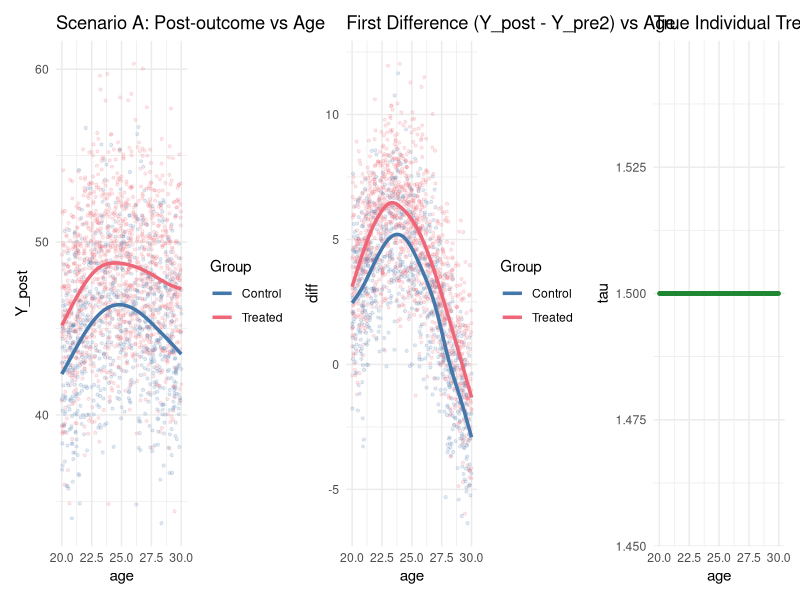

Write the R code that produced this figure.
# =============================================================================
# simulate_data.R
# Nonlinear DID Project — Geminos Team
#
# PURPOSE: Generate synthetic panel datasets used in the DID method comparison.
#          Produces two scenarios:
#            - Scenario A: moderate nonlinearity (saved as synthetic_data.csv)
#            - Scenario B: strong selection + covariate interactions (stress test)
#                          (saved as stress_data.csv)
#
# OUTPUTS:
#   synthetic_data.csv   — baseline DGP (n = 2000)
#   stress_data.csv      — stress-test DGP (n = 2000)
#
# NOTATION:
#   n            : sample size
#   age          : continuous covariate, Uniform(20, 30)
#   genre_pref   : categorical covariate (Action / Drama / Comedy / SciFi / Romance)
#   major_release: categorical covariate (sports / politics / celebrity / tech / news)
#   genre_num    : integer encoding of genre_pref
#   release_num  : integer encoding of major_release
#   ps_true      : true propensity score P(D=1 | X), nonlinear in X
#   D            : binary treatment indicator, D ~ Bernoulli(ps_true)
#   Y_pre1       : outcome at t = -1 (pre-pre period)
#   Y_pre2       : outcome at t =  0 (pre period)
#   Y_post       : outcome at t =  1 (post period)
#   diff         : first difference Y_post - Y_pre2
#   tau          : individual treatment effect (tau_i = 1.5 in Scenario A)
#   ETT_true     : average tau_i among treated units — the estimand of interest
# =============================================================================

library(ggplot2)
library(tidyverse)
library(patchwork)

set.seed(42)


# -----------------------------------------------------------------------------
# SCENARIO A: Moderate nonlinearity
# -----------------------------------------------------------------------------

n <- 2000

# ── Covariates ──────────────────────────────────────────────────────────────
age           <- runif(n, 20, 30)
genre_pref    <- sample(c("Action", "Drama", "Comedy", "SciFi", "Romance"),
                        n, replace = TRUE)
major_release <- sample(c("sports", "politics", "celebrity", "tech", "news"),
                        n, replace = TRUE)

genre_num   <- as.numeric(factor(genre_pref))   # 1–5 integer encoding
release_num <- as.numeric(factor(major_release)) # 1–5 integer encoding

# ── Nonlinear propensity score P(D=1 | X) ───────────────────────────────────
# Logistic model with nonlinear and interaction terms.
# plogis() is the inverse-logit (sigmoid) function.
linpred <-
  0.5  * sin(age / 3) +
  0.3  * (genre_num^2) / 10 +
 -0.4  * log(release_num + 1) +
  0.2  * (age * genre_num) / 30

ps_true <- plogis(linpred)
D       <- rbinom(n, 1, ps_true)

# ── Pre-period outcomes (nonlinear in X) ────────────────────────────────────
Y_pre1 <-
   2   * sin(age / 4) +
   0.5 * genre_num^1.5 +
  -0.3 * release_num^2 / 5 +
   rnorm(n, 0, 2) + 30

Y_pre2 <-
   3   * sin(age / 5) +
   0.7 * genre_num^1.5 +
  -0.4 * release_num^2 / 5 +
   0.5 * age +
   rnorm(n, 0, 2) + 30

# ── Homogeneous treatment effect tau_i = 1.5 ────────────────────────────────
# Coefficients on sin(age/2) and genre indicators are set to 0 here;
# they can be changed to induce heterogeneous effects.
tau <- 1.5 +
  0 * sin(age / 2) +
  0 * (genre_num == 1) +   # Action
  0 * (genre_num == 2)     # Drama

ETT_true <- mean(tau[D == 1])
cat("Scenario A — True ETT (treated units only):", round(ETT_true, 4), "\n")

# ── Post-period outcome ──────────────────────────────────────────────────────
# The nonlinear term 5*sin(age/3) represents time-varying confounding that
# affects both groups equally — it does NOT violate conditional parallel trends.
Y_post <-
  Y_pre2 +
  tau * D +
  5 * sin(age / 3) +
  rnorm(n, 0, 2)

# ── Assemble and save ────────────────────────────────────────────────────────
data <- data.frame(
  age, genre_pref, major_release,
  genre_num, release_num,
  D, ps_true,
  Y_pre1, Y_pre2, Y_post,
  diff = Y_post - Y_pre2,
  tau
)

write.csv(data, "synthetic_data.csv", row.names = FALSE)
cat("Saved: synthetic_data.csv\n\n")

# ── Exploratory plots ────────────────────────────────────────────────────────
p1 <- ggplot(data, aes(x = age, y = Y_post, color = factor(D))) +
  geom_point(alpha = 0.15, size = 0.8) +
  geom_smooth(se = FALSE, linewidth = 1.2) +
  scale_color_manual(values = c("#4477AA", "#EE6677"),
                     labels = c("Control", "Treated")) +
  labs(title = "Scenario A: Post-outcome vs Age", color = "Group") +
  theme_minimal()

p2 <- ggplot(data, aes(x = age, y = diff, color = factor(D))) +
  geom_point(alpha = 0.15, size = 0.8) +
  geom_smooth(se = FALSE, linewidth = 1.2) +
  scale_color_manual(values = c("#4477AA", "#EE6677"),
                     labels = c("Control", "Treated")) +
  labs(title = "First Difference (Y_post - Y_pre2) vs Age", color = "Group") +
  theme_minimal()

p3 <- ggplot(data, aes(x = age, y = tau)) +
  geom_point(alpha = 0.2, size = 0.8, color = "#228833") +
  geom_smooth(se = FALSE, color = "#228833", linewidth = 1.2) +
  labs(title = "True Individual Treatment Effect tau_i vs Age") +
  theme_minimal()

print(p1 + p2 + p3)


# -----------------------------------------------------------------------------
# SCENARIO B: Strong selection + nonlinear covariate interactions (stress test)
# -----------------------------------------------------------------------------
# This DGP amplifies violations of unconditional parallel trends so that the
# performance gap between naive DID and conditional/IPW/DR methods is starker.

n_stress <- 2000

age_s           <- runif(n_stress, 20, 30)
genre_pref_s    <- sample(c("Action", "Drama", "Comedy", "SciFi", "Romance"),
                          n_stress, replace = TRUE)
major_release_s <- sample(c("sports", "politics", "celebrity", "tech", "news"),
                          n_stress, replace = TRUE)

genre_num_s   <- as.numeric(factor(genre_pref_s))
release_num_s <- as.numeric(factor(major_release_s))

# Stronger, more complex propensity score with interaction terms
linpred_s <-
  -1.2 +
   1.1 * cos(age_s / 2) +
   0.9 * (genre_pref_s == "Action") +
   0.7 * (genre_pref_s == "SciFi") -
   0.8 * (major_release_s == "politics") +
   1.0 * ((age_s < 24) & (genre_pref_s == "Action")) +
   0.8 * ((age_s > 27) & (major_release_s == "tech"))

ps_true_s <- plogis(linpred_s)
D_s       <- rbinom(n_stress, 1, ps_true_s)

Y_pre1_s <-
  1.5 * sin(age_s / 2.5) +
  0.7 * genre_num_s -
  0.4 * release_num_s +
  0.9 * sin(age_s * genre_num_s / 8) +
  rnorm(n_stress, 0, 2) + 28

Y_pre2_s <-
  Y_pre1_s +
  1.2 * cos(age_s / 2.2) +
  0.5 * (genre_pref_s == "Action") -
  0.6 * (major_release_s == "politics") +
  0.8 * sin(age_s * release_num_s / 7)

tau_s <-
  1.5 +
  0 * sin(age_s / 1.8) +
  0 * (genre_pref_s == "Action") -
  0 * (genre_pref_s == "Drama")

# Highly nonlinear untreated counterfactual trend (violates linear parallel trends)
m0_stress <-
  2.8 * sin(age_s / 1.7) +
  1.1 * (genre_pref_s == "Action") -
  1.0 * (genre_pref_s == "Drama") +
  1.3 * (major_release_s == "tech") -
  1.1 * (major_release_s == "politics") +
  1.4 * sin(age_s * genre_num_s / 3.5) +
  1.0 * ((age_s > 26) & (major_release_s == "tech")) +
  rnorm(n_stress, 0, 1.5)

Y_post_s <- Y_pre2_s + tau_s * D_s + m0_stress

stress_data <- data.frame(
  age          = age_s,
  genre_pref   = genre_pref_s,
  major_release = major_release_s,
  genre_num    = genre_num_s,
  release_num  = release_num_s,
  D            = D_s,
  ps_true      = ps_true_s,
  Y_pre1       = Y_pre1_s,
  Y_pre2       = Y_pre2_s,
  Y_post       = Y_post_s,
  diff         = Y_post_s - Y_pre2_s,
  tau          = tau_s
)

write.csv(stress_data, "stress_data.csv", row.names = FALSE)
cat("Saved: stress_data.csv\n")
